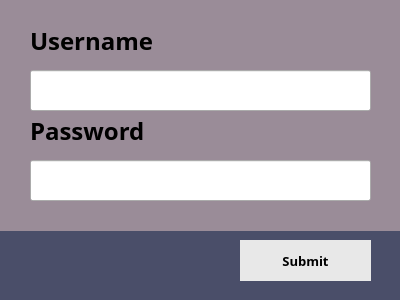
<?xml version="1.0" encoding="UTF-8"?>
<ui version="4.0">
 <class>PermissionPage</class>
 <widget class="QDialog" name="PermissionPage">
  <property name="geometry">
   <rect>
    <x>0</x>
    <y>0</y>
    <width>400</width>
    <height>300</height>
   </rect>
  </property>
  <property name="windowTitle">
   <string>Confirmation</string>
  </property>
  <widget class="QLabel" name="bg_dark">
   <property name="geometry">
    <rect>
     <x>0</x>
     <y>0</y>
     <width>400</width>
     <height>300</height>
    </rect>
   </property>
   <property name="styleSheet">
    <string notr="true">background-color: rgb(74, 78, 105);</string>
   </property>
   <property name="text">
    <string/>
   </property>
  </widget>
  <widget class="QLabel" name="bg_white">
   <property name="geometry">
    <rect>
     <x>0</x>
     <y>0</y>
     <width>400</width>
     <height>231</height>
    </rect>
   </property>
   <property name="styleSheet">
    <string notr="true">background-color: rgb(154, 140, 152);</string>
   </property>
   <property name="text">
    <string/>
   </property>
  </widget>
  <widget class="QLabel" name="usernameLabel">
   <property name="geometry">
    <rect>
     <x>30</x>
     <y>20</y>
     <width>181</width>
     <height>41</height>
    </rect>
   </property>
   <property name="font">
    <font>
     <family>Montserrat</family>
     <pointsize>18</pointsize>
     <weight>75</weight>
     <bold>true</bold>
    </font>
   </property>
   <property name="text">
    <string>Username</string>
   </property>
  </widget>
  <widget class="QLabel" name="passwordLabel">
   <property name="geometry">
    <rect>
     <x>30</x>
     <y>110</y>
     <width>161</width>
     <height>41</height>
    </rect>
   </property>
   <property name="font">
    <font>
     <family>Montserrat</family>
     <pointsize>18</pointsize>
     <weight>75</weight>
     <bold>true</bold>
    </font>
   </property>
   <property name="text">
    <string>Password</string>
   </property>
  </widget>
  <widget class="QLineEdit" name="usernameLineEdit">
   <property name="geometry">
    <rect>
     <x>30</x>
     <y>70</y>
     <width>341</width>
     <height>41</height>
    </rect>
   </property>
   <property name="font">
    <font>
     <family>Montserrat</family>
     <pointsize>12</pointsize>
     <weight>75</weight>
     <bold>true</bold>
    </font>
   </property>
  </widget>
  <widget class="QLineEdit" name="passwordLineEdit">
   <property name="geometry">
    <rect>
     <x>30</x>
     <y>160</y>
     <width>341</width>
     <height>41</height>
    </rect>
   </property>
   <property name="font">
    <font>
     <family>Montserrat</family>
     <pointsize>12</pointsize>
     <weight>75</weight>
     <bold>true</bold>
    </font>
   </property>
  </widget>
  <widget class="QPushButton" name="pushButton">
   <property name="geometry">
    <rect>
     <x>240</x>
     <y>240</y>
     <width>131</width>
     <height>41</height>
    </rect>
   </property>
   <property name="font">
    <font>
     <family>Montserrat</family>
     <pointsize>10</pointsize>
     <weight>75</weight>
     <bold>true</bold>
    </font>
   </property>
   <property name="cursor">
    <cursorShape>PointingHandCursor</cursorShape>
   </property>
   <property name="styleSheet">
    <string notr="true">background-color: rgb(232, 232, 232);
border-radius: 0;</string>
   </property>
   <property name="text">
    <string>Submit</string>
   </property>
  </widget>
 </widget>
 <resources/>
 <connections>
  <connection>
   <sender>passwordLineEdit</sender>
   <signal>returnPressed()</signal>
   <receiver>pushButton</receiver>
   <slot>click()</slot>
   <hints>
    <hint type="sourcelabel">
     <x>167</x>
     <y>172</y>
    </hint>
    <hint type="destinationlabel">
     <x>277</x>
     <y>254</y>
    </hint>
   </hints>
  </connection>
 </connections>
</ui>
